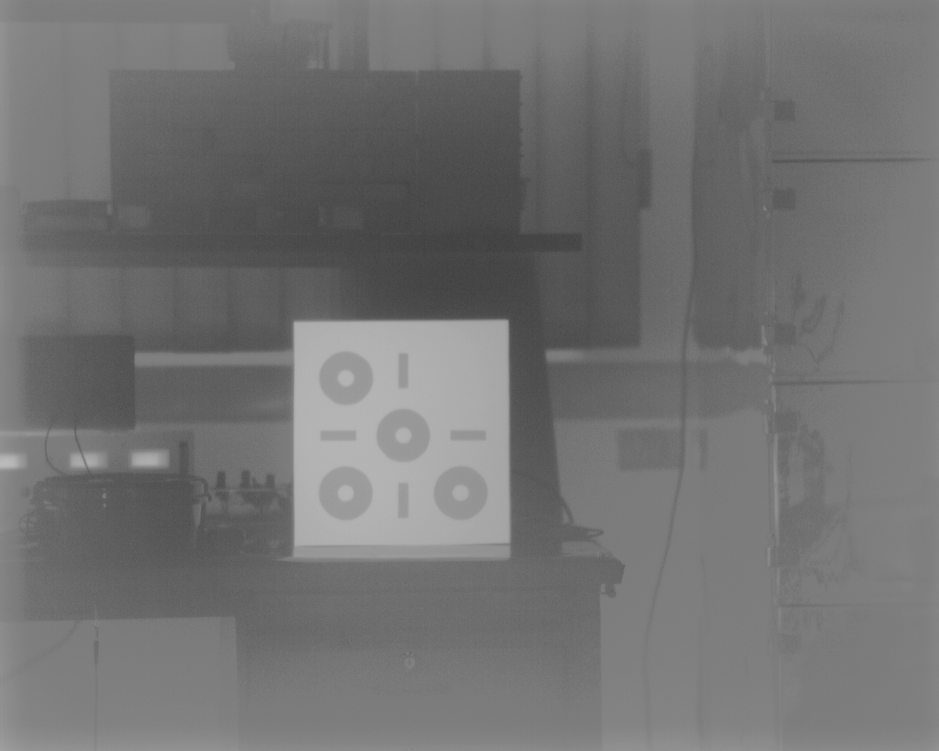
#> input picture h/dataset/IMG_10072025161331.png, 939 x 751 px, shrunk from 1280 x 1024 before the run; its folder holds only this picture in this run
$ python test.py
#> lines starting #> are read from the running program, lines starting #| are printed output that depends on the picture; after the words box and inside, x2 and y2 are one past the last pixel; in counts of white or black regions, pixels touching at a corner belong together
import cv2
import numpy as np
from itertools import combinations
from scipy.spatial.distance import pdist, squareform
import matplotlib.pyplot as plt
import os
from pathlib import Path
import glob
from sklearn.decomposition import PCA

def classify_pattern(points):
    """
    Classify the pattern formed by 4 points.

    Args:
        points: Array of 4 points (4x2)

    Returns:
        dict: Pattern classification with type, confidence, and properties
    """
    if len(points) != 4:
        return {'type': 'invalid', 'confidence': 0}

    # Calculate all pairwise distances
    distances = pdist(points)
    dist_matrix = squareform(distances)

    # Sort distances
    sorted_distances = np.sort(distances)

    # Calculate properties
    min_dist = sorted_distances[0]
    max_dist = sorted_distances[-1]

    # Normalize distances
    if max_dist > 0:
        norm_distances = sorted_distances / max_dist
    else:
        return {'type': 'invalid', 'confidence': 0}

    # Pattern detection based on distance ratios
    pattern_info = {
        'distances': sorted_distances,
        'normalized_distances': norm_distances,
        'centroid': np.mean(points, axis=0),
        'area': cv2.contourArea(points.astype(np.int32))
    }

    # Check for square pattern (4 equal sides, 2 equal diagonals)
    # In a square: 4 sides of length s, 2 diagonals of length s*sqrt(2)
    # Sorted distances: [s, s, s, s, s*sqrt(2), s*sqrt(2)]
    if len(sorted_distances) == 6:
        side_lengths = sorted_distances[:4]
        diagonal_lengths = sorted_distances[4:6]

        # Check if first 4 distances are similar (sides)
        side_std = np.std(side_lengths) / np.mean(side_lengths) if np.mean(side_lengths) > 0 else 1
        diag_std = np.std(diagonal_lengths) / np.mean(diagonal_lengths) if np.mean(diagonal_lengths) > 0 else 1

        # Expected ratio for square: diagonal/side = sqrt(2) ≈ 1.414
        if side_std < 0.1 and diag_std < 0.1:
            expected_ratio = np.sqrt(2)
            actual_ratio = np.mean(diagonal_lengths) / np.mean(side_lengths)
            ratio_error = abs(actual_ratio - expected_ratio) / expected_ratio

            if ratio_error < 0.1:
                pattern_info['type'] = 'square'
                pattern_info['confidence'] = 1.0 - ratio_error
                pattern_info['side_length'] = np.mean(side_lengths)
                return pattern_info

    # Check for diamond/rhombus pattern
    # Similar to square but rotated 45 degrees
    if len(sorted_distances) == 6:
        # Check if we have 4 equal sides
        side_candidates = sorted_distances[:4]
        if np.std(side_candidates) / np.mean(side_candidates) < 0.15:
            pattern_info['type'] = 'diamond'
            pattern_info['confidence'] = 0.8
            pattern_info['side_length'] = np.mean(side_candidates)
            return pattern_info

    # Check for rectangular pattern
    # Rectangle has 2 pairs of equal sides and 2 equal diagonals
    if len(sorted_distances) == 6:
        # Group distances
        # Should have: 2 of length a, 2 of length b, 2 diagonals
        unique_dists, counts = np.unique(np.round(sorted_distances, 2), return_counts=True)
        if len(counts) >= 2 and np.sum(counts == 2) >= 2:
            pattern_info['type'] = 'rectangle'
            pattern_info['confidence'] = 0.7
            return pattern_info

    # Check for triangular pattern (3 points close, 1 point far)
    # This would show as 3 short distances and 3 long distances
    if len(sorted_distances) == 6:
        ratio = sorted_distances[3] / sorted_distances[2] if sorted_distances[2] > 0 else 0
        if ratio > 1.5:  # Clear separation between short and long distances
            pattern_info['type'] = 'triangular'
            pattern_info['confidence'] = min(0.9, ratio / 2)
            return pattern_info

    # Default to irregular quadrilateral
    pattern_info['type'] = 'irregular'
    pattern_info['confidence'] = 0.5
    return pattern_info

def analyze_pattern_orientation(points):
    """
    Analyze the orientation and alignment of the pattern.

    Args:
        points: Array of 4 points (4x2)

    Returns:
        dict: Orientation information including angle and principal axes
    """
    # Use PCA to find principal axes
    pca = PCA(n_components=2)
    pca.fit(points)

    # Get the angle of the first principal component
    angle = np.arctan2(pca.components_[0, 1], pca.components_[0, 0])
    angle_degrees = np.degrees(angle)

    # Calculate the spread along each axis
    transformed = pca.transform(points)
    spread_ratio = np.std(transformed[:, 0]) / np.std(transformed[:, 1]) if np.std(transformed[:, 1]) > 0 else float('inf')

    return {
        'angle_degrees': angle_degrees,
        'principal_components': pca.components_,
        'explained_variance': pca.explained_variance_ratio_,
        'spread_ratio': spread_ratio,
        'centroid': np.mean(points, axis=0)
    }

def visualize_pattern(points, pattern_info, img_shape, output_path=None):
    """
    Create a visualization of the detected pattern.

    Args:
        points: Array of 4 points (4x2)
        pattern_info: Dictionary with pattern classification
        img_shape: Shape of the original image
        output_path: Optional path to save the visualization

    Returns:
        img: Visualization image
    """
    # Create a color image for visualization
    img = np.zeros((img_shape[0], img_shape[1], 3), dtype=np.uint8)

    # Draw the points
    for pt in points:
        cv2.circle(img, (int(pt[0]), int(pt[1])), 8, (0, 255, 0), -1)
        cv2.circle(img, (int(pt[0]), int(pt[1])), 10, (0, 255, 255), 2)

    # Draw connections based on pattern type
    if pattern_info['type'] in ['square', 'rectangle', 'diamond']:
        # Connect as quadrilateral
        pts_ordered = order_points_clockwise(points)
        for i in range(4):
            pt1 = tuple(pts_ordered[i].astype(int))
            pt2 = tuple(pts_ordered[(i+1)%4].astype(int))
            cv2.line(img, pt1, pt2, (255, 128, 0), 2)

        # Draw diagonals with dashed lines
        cv2.line(img, tuple(pts_ordered[0].astype(int)), tuple(pts_ordered[2].astype(int)), (128, 128, 255), 1)
        cv2.line(img, tuple(pts_ordered[1].astype(int)), tuple(pts_ordered[3].astype(int)), (128, 128, 255), 1)
    else:
        # Connect all points
        for i in range(len(points)):
            for j in range(i+1, len(points)):
                pt1 = tuple(points[i].astype(int))
                pt2 = tuple(points[j].astype(int))
                cv2.line(img, pt1, pt2, (100, 100, 100), 1)

    # Draw centroid
    centroid = pattern_info.get('centroid', np.mean(points, axis=0))
    cv2.circle(img, tuple(centroid.astype(int)), 5, (255, 0, 255), -1)

    # Add text annotation
    text = f"{pattern_info['type'].upper()} (conf: {pattern_info['confidence']:.2f})"
    cv2.putText(img, text, (10, 30), cv2.FONT_HERSHEY_SIMPLEX, 0.7, (255, 255, 255), 2)

    if output_path:
        cv2.imwrite(output_path, img)

    return img

# [33 lines left out: function order_points_clockwise, not called in this run]

def process_single_image(img_path, output_dir, save_visualization=True, debug_mode=False,
                        min_area=50, circularity_threshold=0.15, ellipse_ratio_threshold=0.85):
    """
    Process a single image and save results

    Args:
        img_path: Path to the input image
        output_dir: Directory to save output files
        save_visualization: Whether to save visualization plots
        debug_mode: If True, saves additional debug information
        min_area: Minimum contour area to consider (default: 50)
        circularity_threshold: Maximum std/mean ratio for circular detection (default: 0.15)
        ellipse_ratio_threshold: Minimum ellipse axis ratio for circular detection (default: 0.85)

    Returns:
        dict: Results containing centroids_for_pose_estimation and other data
    """
#> called with img_path = 'dataset/IMG_10072025161331.png', output_dir = 'output', save_visualization = True, debug_mode = False, min_area = 50, circularity_threshold = 0.15, ellipse_ratio_threshold = 0.85
    print(f"Processing: {img_path}")

    # Create output directory for this image
    img_name = Path(img_path).stem
    img_output_dir = os.path.join(output_dir, img_name)
    os.makedirs(img_output_dir, exist_ok=True)

    # Read image
    img = cv2.imread(img_path, 0)
#> img is the input picture: shape (751, 939); min 63, max 186, mean 114.4
    if img is None:
        print(f"Warning: Could not read image {img_path}")
        return None

    # Gaussian blur to reduce noise
    img1 = cv2.GaussianBlur(img, (5, 5), 0)

    # CLAHE
    clahe = cv2.createCLAHE(clipLimit=6.0, tileGridSize=(11,11))
    img2 = clahe.apply(img)
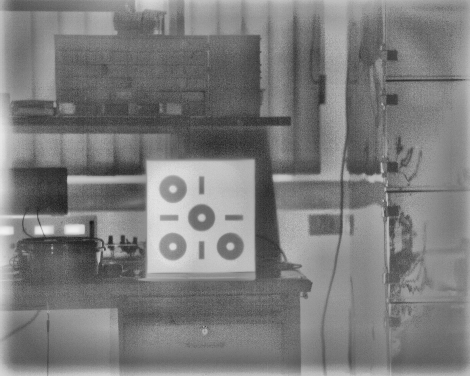
#> img2: shape (751, 939) (shown at 1/2 size); min 23, max 242, mean 123.9

    # Adaptive thresholding
    th1 = cv2.adaptiveThreshold(img, 255, cv2.ADAPTIVE_THRESH_GAUSSIAN_C, cv2.THRESH_BINARY, 63, 1)
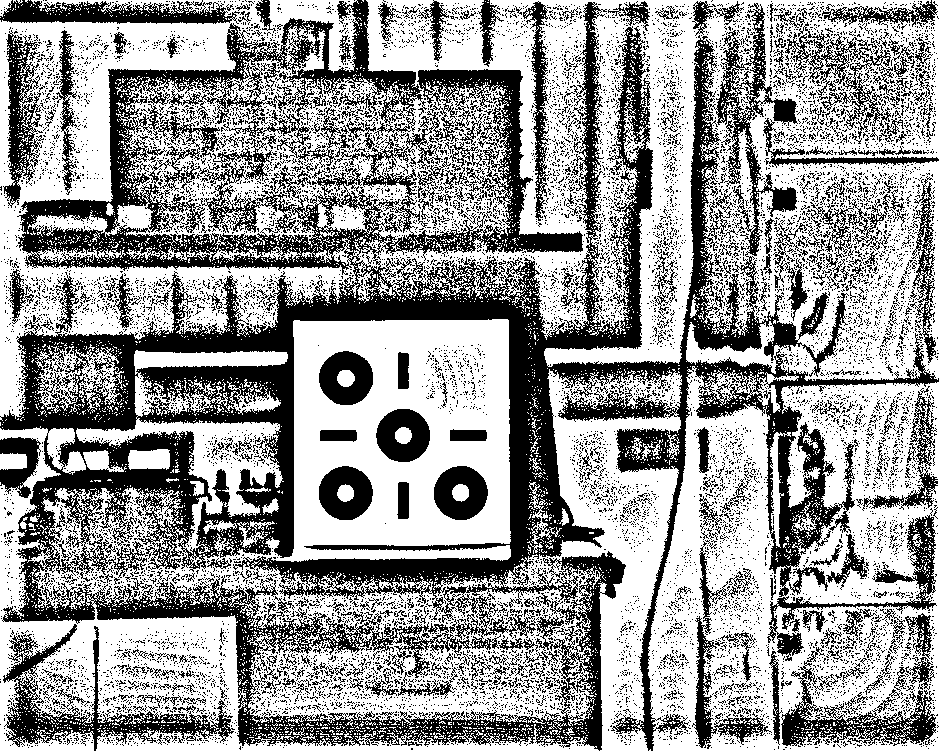
#> th1: shape (751, 939); 60.2% white; 12124 black regions (11704 under 20 px), largest, box (x1, y1, x2, y2) and area: (0, 0, 939, 751) 175612, (3, 624, 235, 751) 6085, (781, 647, 936, 746) 4058
    th2 = cv2.adaptiveThreshold(img1, 255, cv2.ADAPTIVE_THRESH_MEAN_C, cv2.THRESH_BINARY, 63, 1)
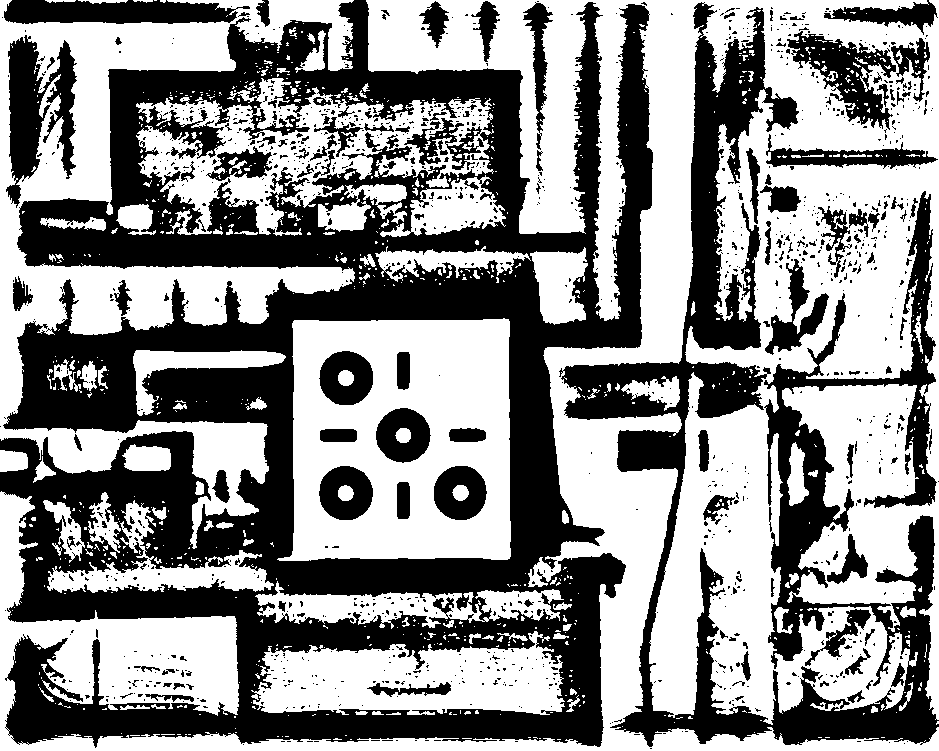
#> th2: shape (751, 939); 55.4% white; 1235 black regions (1096 under 20 px), largest, box (x1, y1, x2, y2) and area: (0, 0, 653, 748) 199418, (559, 2, 939, 747) 62341, (6, 35, 77, 208) 6149

    # Inverted image
    img4 = cv2.bitwise_not(th2)
    kernal = np.ones((3,3), np.uint8)
    img3 = cv2.morphologyEx(th2, cv2.MORPH_GRADIENT, kernal)
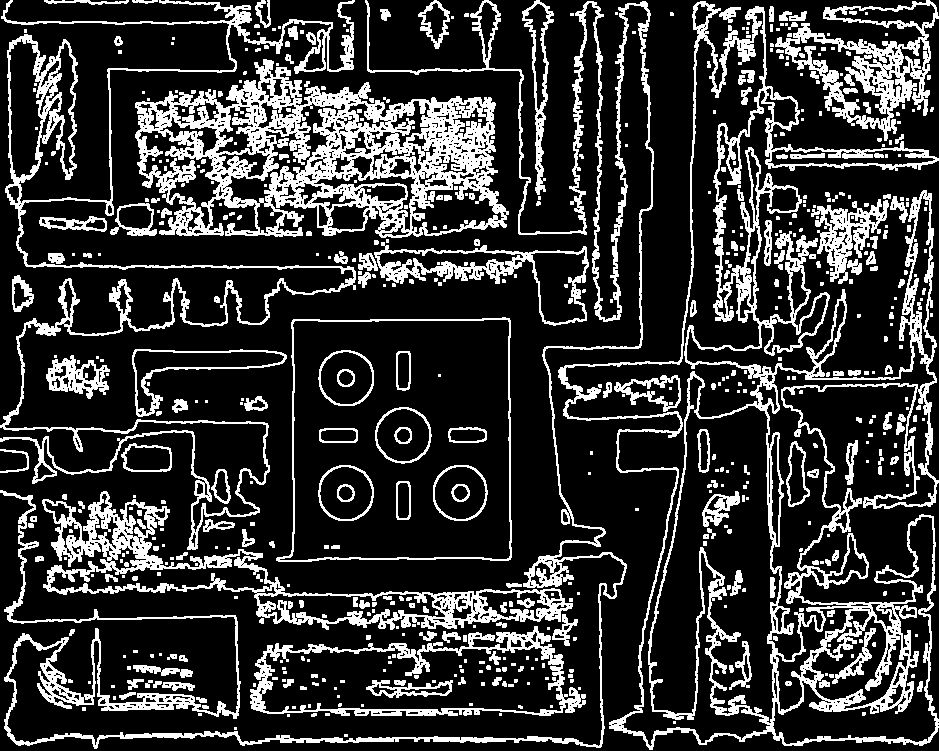
#> img3: shape (751, 939); 21.1% white; 595 white regions (358 under 20 px)

    # Contours
    contour_img = np.zeros_like(img)
    filtered_contours = []
    filtered_hierarchy = []

    contours, hierarchy = cv2.findContours(img4, cv2.RETR_TREE, cv2.CHAIN_APPROX_SIMPLE)
#> contours = 2504 contours, 2211 with area under 20; largest, box (x1, y1, x2, y2) and area: (0, 0, 653, 748) 329362, (559, 2, 939, 747) 61570, (276, 317, 512, 562) 52231, (135, 77, 494, 237) 27158, (252, 630, 566, 716) 18956
    for i, cnt in enumerate(contours):
        area = cv2.contourArea(cnt)
        if area > min_area:
            filtered_contours.append(cnt)
            filtered_hierarchy.append(hierarchy[0][i])
#> this loop made 2504 passes
#> area on passes 42, 46, 57: 121, 64.5, 28
#> after the loop, filtered_contours = 129 contours; largest, box (x1, y1, x2, y2) and area: (0, 0, 653, 748) 329362, (559, 2, 939, 747) 61570, (276, 317, 512, 562) 52231, (135, 77, 494, 237) 27158, (252, 630, 566, 716) 18956; filtered_hierarchy = 129 items, first 6: [42, 40, -1, -1], [46, 44, -1, -1], [96, 93, 95, -1], [112, 109, 111, -1], [115, 113, -1, -1], [149, 138, 140, -1]

    # Find round contours
    round_contours = []
    other_contours = []
    centroids_round_contours = []
    round_contours_img = np.zeros_like(img)

    for i, cnt in enumerate(filtered_contours):
        if len(cnt) < 5:
            other_contours.append(cnt)
            continue

        M = cv2.moments(cnt)
        if M["m00"] == 0:
            other_contours.append(cnt)
            continue

        cx = M["m10"] / M["m00"]
        cy = M["m01"] / M["m00"]

        if len(cnt.shape) == 3 and cnt.shape[1] == 1:
            pts = cnt.squeeze()
        else:
            pts = cnt

        if len(pts.shape) != 2:
            other_contours.append(cnt)
            continue

        dists = np.sqrt((pts[:, 0] - cx)**2 + (pts[:, 1] - cy)**2)
        mean_r = np.mean(dists)
        std_r = np.std(dists)
        ratio = std_r / mean_r

        try:
            ellipse = cv2.fitEllipse(cnt)
            (center, axes, angle) = ellipse
            major_axis, minor_axis = max(axes), min(axes)
            ratio_ellipse = minor_axis / major_axis
        except:
            ratio_ellipse = 0

        # Debug info for problematic images
        if debug_mode:
            print(f"    Contour {i}: area={cv2.contourArea(cnt):.1f}, ratio={ratio:.3f}, ellipse_ratio={ratio_ellipse:.3f}")

        if ratio <= circularity_threshold and ratio_ellipse >= ellipse_ratio_threshold:
            round_contours.append(cnt)
            centroids_round_contours.append((cx, cy, mean_r))
        else:
            other_contours.append(cnt)
#> this loop made 129 passes
#> (cx, cy, mean_r, std_r, ratio, center, axes, angle) on passes 1 to 6: (171.7, 696.8, 13.54, 7.13, 0.526, (170.2, 697.5), (6.04, 45.94), 93.4), (855.3, 696.9, 5.29, 1.88, 0.355, (856.1, 696.8), (8.09, 17.94), 68.02), (898.2, 675.6, 7.73, 2.94, 0.38, (898.2, 677.2), (9.93, 26.54), 13.99), (745.9, 666.9, 8.55, 3.87, 0.452, (745.7, 665), (7.7, 28.87), 173.9), (856.6, 664, 9.43, 4.16, 0.441, (857.2, 662.4), (16.47, 27.31), 36.77), (843.6, 632.3, 21.13, 11.75, 0.556, (838.5, 637.6), (22.1, 77.4), 43.02)

    # Find unique centroids
    unique_centroids_round_contours = []
    unique_centroids_round_contours_centroid = []

    for i, c in enumerate(centroids_round_contours):
        is_unique = True
        for uc in unique_centroids_round_contours:
            dist = np.linalg.norm(np.array(c[0:2]) - np.array(uc[0:2]))
            if dist < 5:
                is_unique = False
                break
        if is_unique:
            unique_centroids_round_contours.append(c)
            unique_centroids_round_contours_centroid.append(c[0:2])
#> this loop made 9 passes
#> c on passes 1 to 8: (400.9, 439.3, 140.6), (459.8, 492.5, 26.55), (460.2, 492.3, 8.57), (345.4, 492.7, 26.64), (345.2, 492.8, 8.55), (402.8, 434.9, 26.68), (403, 435, 8.38), (345.8, 377.7, 26.71)

    # Find valid targets (4-point groups)
    valid_targets = []
    if len(unique_centroids_round_contours_centroid) >= 4:
        unique_centroids_round_contours_np = np.array(unique_centroids_round_contours_centroid)
        for combo in combinations(range(len(unique_centroids_round_contours_np)), 4):
            pts = unique_centroids_round_contours_np[list(combo)]
            dists_1 = pdist(pts)
            if len(dists_1) > 0 and np.max(dists_1) > 0:
                ratios = dists_1 / np.max(dists_1)
                if np.std(ratios) < 0.2:
                    valid_targets.append(pts)
#> this loop made 1 pass
#> combo on pass 1: (0, 1, 2, 3)

    # Draw contours
    cv2.drawContours(contour_img, filtered_contours, -1, 255, 3)
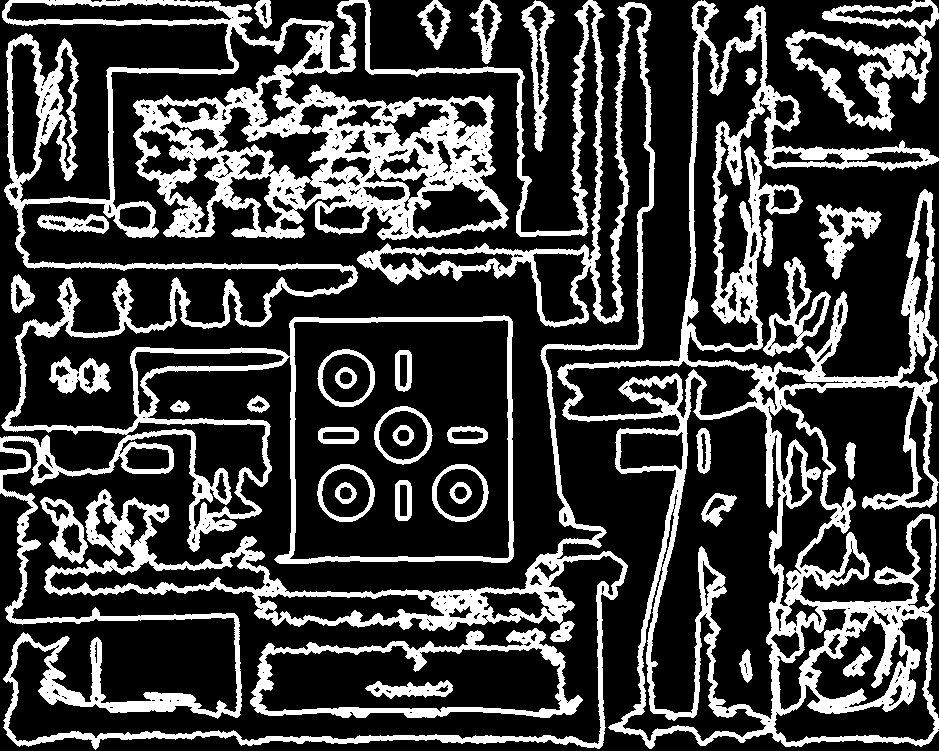
#> contour_img: shape (751, 939); 25.3% white; 37 white regions, largest, box (x1, y1, x2, y2) and area: (0, 0, 655, 750) 98001, (557, 0, 939, 749) 48791, (785, 0, 939, 132) 5765
    cv2.drawContours(round_contours_img, round_contours, -1, 255, 3)
#> round_contours_img: shape (751, 939); 1.2% white; 9 white regions, largest, box (x1, y1, x2, y2) and area: (274, 315, 514, 564) 4682, (317, 349, 375, 407) 760, (374, 406, 433, 465) 759
    for i, u_c in enumerate(unique_centroids_round_contours):
        cv2.circle(round_contours_img, (int(u_c[0]), int(u_c[1])), 2, 255, -1)
#> this loop made 4 passes
#> (the rest of the program and of its run is left out)
